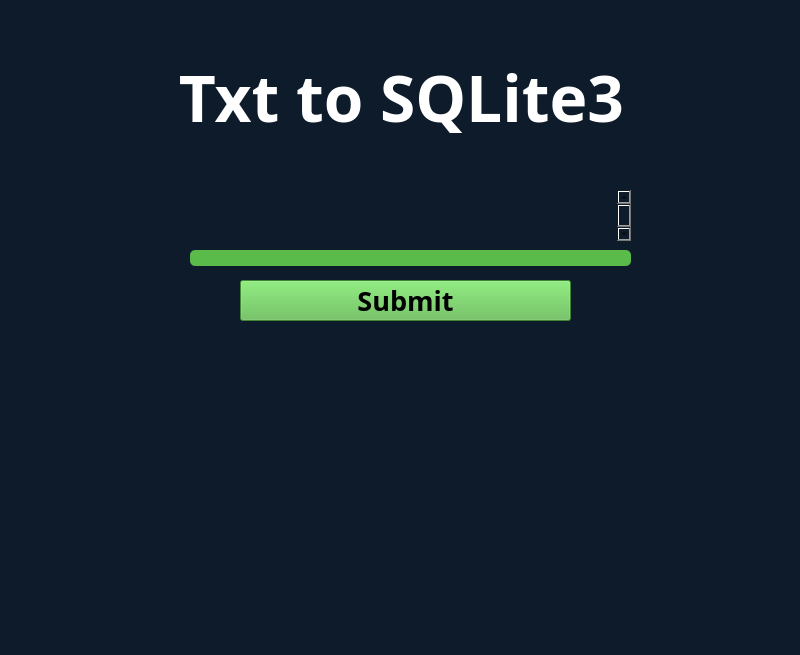
<?xml version="1.0" encoding="UTF-8"?>
<ui version="4.0">
 <class>MainWindow</class>
 <widget class="QMainWindow" name="MainWindow">
  <property name="geometry">
   <rect>
    <x>0</x>
    <y>0</y>
    <width>800</width>
    <height>655</height>
   </rect>
  </property>
  <property name="windowTitle">
   <string>MainWindow</string>
  </property>
  <property name="styleSheet">
   <string notr="true">background-color: #0D1B2A</string>
  </property>
  <widget class="QWidget" name="centralwidget">
   <widget class="QPushButton" name="pushButton">
    <property name="geometry">
     <rect>
      <x>240</x>
      <y>280</y>
      <width>331</width>
      <height>41</height>
     </rect>
    </property>
    <property name="font">
     <font>
      <family>Istok Web</family>
      <pointsize>20</pointsize>
      <bold>true</bold>
     </font>
    </property>
    <property name="layoutDirection">
     <enum>Qt::LeftToRight</enum>
    </property>
    <property name="styleSheet">
     <string notr="true">background-color: #5ABA4A</string>
    </property>
    <property name="text">
     <string>Submit</string>
    </property>
   </widget>
   <widget class="QLabel" name="label">
    <property name="geometry">
     <rect>
      <x>1</x>
      <y>51</y>
      <width>801</width>
      <height>92</height>
     </rect>
    </property>
    <property name="font">
     <font>
      <family>Istok Web</family>
      <pointsize>48</pointsize>
      <bold>true</bold>
     </font>
    </property>
    <property name="styleSheet">
     <string notr="true">color: white;
margin-left: 50%;
margin-right: 50%;
text-align: center</string>
    </property>
    <property name="text">
     <string>Txt to SQLite3</string>
    </property>
    <property name="textFormat">
     <enum>Qt::RichText</enum>
    </property>
    <property name="alignment">
     <set>Qt::AlignCenter</set>
    </property>
   </widget>
   <widget class="QTextEdit" name="textEdit">
    <property name="enabled">
     <bool>true</bool>
    </property>
    <property name="geometry">
     <rect>
      <x>190</x>
      <y>190</y>
      <width>441</width>
      <height>51</height>
     </rect>
    </property>
    <property name="font">
     <font>
      <family>Istok Web</family>
      <pointsize>26</pointsize>
      <bold>true</bold>
     </font>
    </property>
    <property name="cursor" stdset="0">
     <cursorShape>IBeamCursor</cursorShape>
    </property>
    <property name="mouseTracking">
     <bool>true</bool>
    </property>
    <property name="tabletTracking">
     <bool>false</bool>
    </property>
    <property name="styleSheet">
     <string notr="true">border: None;
color: white;
overflow: hidden;</string>
    </property>
    <property name="undoRedoEnabled">
     <bool>true</bool>
    </property>
    <property name="acceptRichText">
     <bool>true</bool>
    </property>
   </widget>
   <widget class="Line" name="line">
    <property name="geometry">
     <rect>
      <x>190</x>
      <y>250</y>
      <width>441</width>
      <height>16</height>
     </rect>
    </property>
    <property name="sizePolicy">
     <sizepolicy hsizetype="Minimum" vsizetype="Fixed">
      <horstretch>0</horstretch>
      <verstretch>0</verstretch>
     </sizepolicy>
    </property>
    <property name="styleSheet">
     <string notr="true">border: None;
border-radius: 5px;
width:100px;
background-color: #5ABA4A;
</string>
    </property>
    <property name="orientation">
     <enum>Qt::Horizontal</enum>
    </property>
   </widget>
  </widget>
  <widget class="QStatusBar" name="statusbar"/>
 </widget>
 <resources/>
 <connections/>
</ui>
